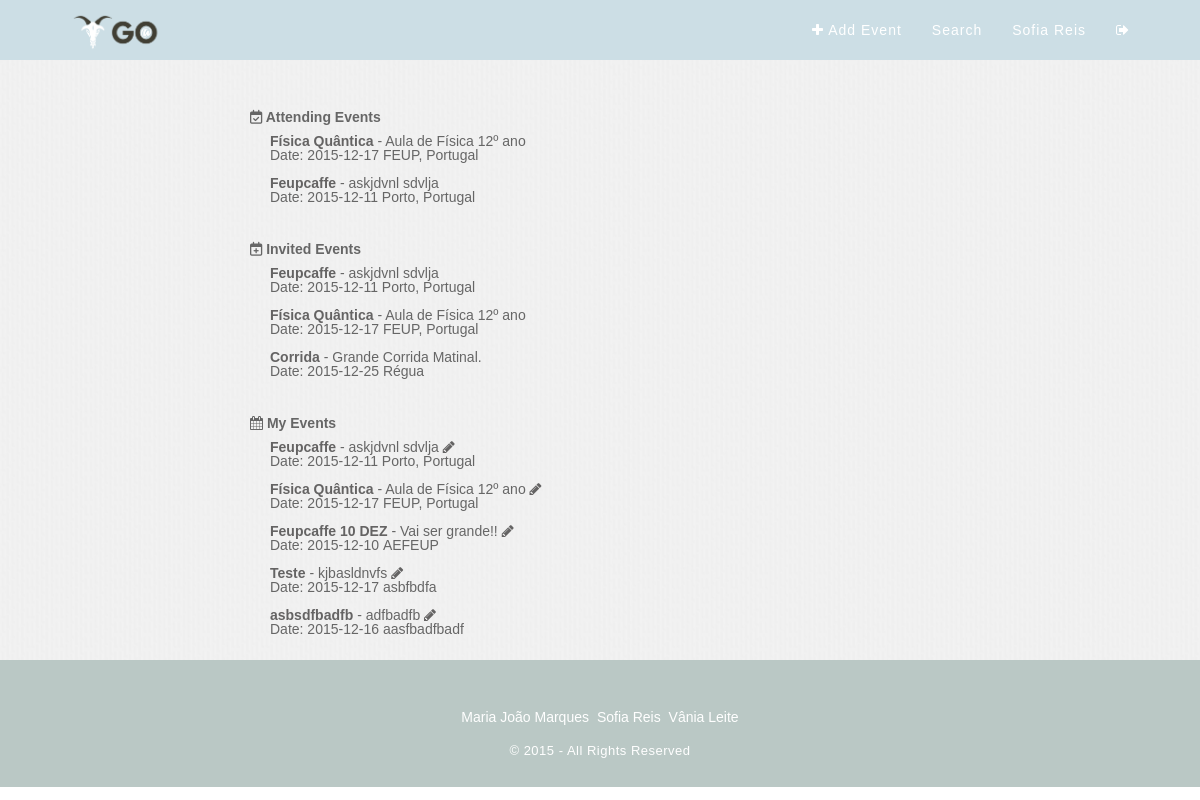
Screenshot of /?pagina=userPage (signed in) with the database file from the repository.
### tables this page shows
CREATE TABLE "Event" (
	`idEvent`	INTEGER PRIMARY KEY AUTOINCREMENT,
	`name`	TEXT NOT NULL,
	`description`	TEXT NOT NULL,
	`idImage`	INTEGER,
	`idType`	INTEGER,
	`date`	TEXT NOT NULL,
	`idUser`	INTEGER NOT NULL,
	`public`	INTEGER DEFAULT 0,
	`local`	TEXT
);

### php/loadEvent.php (called while the page is built, shortened)
<?
try {
  $db = new PDO('sqlite:./db/dboltw.db');
  $db->setAttribute(PDO::ATTR_ERRMODE, PDO::ERRMODE_EXCEPTION);
} catch (PDOException $e) {
    print "Error!: " . $e->getMessage() . "<br/>";
    die();
}
function getEventInfo($id){
  try{
    global $db;
    $stmt=$db->prepare("SELECT * FROM Event WHERE idEvent=:event_id");
    $stmt->bindValue(':event_id',$id,PDO::PARAM_STR);
    $found=$stmt->execute();
    $columns=$stmt->fetch();
    return $columns;
  }catch(PDOException $e){
    if(isset($_SESSION['user_id'])){
      $log=$e->getMessage()." ___Date=".date("Y-m-d")." ___ idUser=".$_SESSION['user_id'].PHP_EOL;
    }else{
      $log=$e->getMessage()." ___Date= ".date("Y-m-d")."\n";
    }
    error_log($log,3,"../error.log");
    return -1;
  }
}
function getEventGo($id){
  try{
    global $db;
    $stmt=$db->prepare("SELECT * FROM EventGo WHERE idUser=:id");
    $stmt->bindValue(':id',$id);
    $query = $stmt->execute();
    $result= $stmt->fetchAll();
    return $result;
  }
  catch(PDOException $e){
    if(isset($_SESSION['user_id'])){
      $log=$e->getMessage()." ___Date=".date("Y-m-d")." ___ idUser=".$_SESSION['user_id'].PHP_EOL;
    }else{
      $log=$e->getMessage()." ___Date= ".date("Y-m-d")."\n";
    }
    error_log($log,3,"../error.log");
    return -1;
  }
}
function getUserEvents($id){
  try{
    global $db;
    $stmt=$db->prepare("SELECT * FROM Event WHERE idUser=:id");
    $stmt->bindValue(':id',$id);
    $query = $stmt->execute();
    $result= $stmt->fetchAll();
    return $result;
  }
  catch(PDOException $e){
    if(isset($_SESSION['user_id'])){
      $log=$e->getMessage()." ___Date=".date("Y-m-d")." ___ idUser=".$_SESSION['user_id'].PHP_EOL;
    }else{
      $log=$e->getMessage()." ___Date= ".date("Y-m-d")."\n";
    }
    error_log($log,3,"../error.log");
    return -1;
  }
}
function getInvitedEvent($id){
  try{
    global $db;
    $stmt=$db->prepare("SELECT * FROM EventInvite WHERE idUser = :id;");
    $stmt->bindValue(':id',$id);
    $query = $stmt->execute();
    $result= $stmt->fetchAll();
    return $result;
  }
  catch(PDOException $e){
    if(isset($_SESSION['user_id'])){
      $log=$e->getMessage()." ___Date=".date("Y-m-d")." ___ idUser=".$_SESSION['user_id'].PHP_EOL;
    }else{
      $log=$e->getMessage()." ___Date= ".date("Y-m-d")."\n";
    }
    error_log($log,3,"../error.log");
    return -1;
  }
}
$eventsGo = getEventGo($_SESSION['user_id']);
$userEvents = getUserEvents($_SESSION['user_id']);
$invitedEvents = getInvitedEvent($_SESSION['user_id']);
?>

### template/userPage.php (the view)
<? include_once 'php/loadEvent.php'; ?>
<section class="billboard-body-userpage">
<h1 id="userpageTitle"><span><i class="fa fa-calendar-check-o"></i> Attending Events </span></h1>
<div id="userEvents">
<?php
if(!empty($eventsGo)){
		for($i=0; $i < count($eventsGo); ++$i)
		{
				$event = getEventInfo($eventsGo[$i]['idEvent']);
					echo '<a href="./?pagina=showEvent&id='.$event['idEvent'].'""><span><b>'.$event['name'].'</b></span></a> - '.$event['description'].'<br><span>Date:&nbsp;'.$event['date'].'</span>&nbsp;'.$event['local'].'<br><br>';
		}
	}
	else{
	echo 'No events to attend.';
	}
?>
</div>
<br>
<h1 id="userpageTitle"><span><i class="fa fa-calendar-plus-o"></i></i> Invited Events </span></h1>
<div id="userEvents">
<?php
if(!empty($invitedEvents)){
		for($i=0; $i < count($invitedEvents); ++$i)
		{
				$event = getEventInfo($invitedEvents[$i]['idEvent']);
					echo '<a href="./?pagina=showEvent&id='.$event['idEvent'].'""><span><b>'.$event['name'].'</b></span></a> - '.$event['description'].'
				 <br><span>Date:&nbsp;'.$event['date'].'</span>&nbsp;'.$event['local'].'<br><br>';
		}
	}
	else{
				echo 'You don\'t have invites for other events.';
				}
?>
</div>
<br>
<h1 id="userpageTitle"><span><i class="fa fa-calendar"></i></i> My Events </span></h1>
<div id="userEvents">
<?php
if(!empty($userEvents)){
		for($i=0; $i < count($userEvents); ++$i)
		{
				$event = getEventInfo($userEvents[$i]['idEvent']);
					echo '<a href="./?pagina=showEvent&id='.$event['idEvent'].'""><span><b>'.$event['name'].'</b></span></a> - '.$event['description'].'
				  <a href="./?pagina=editEvent&id='.$event['idEvent'].'"><i class="fa fa-pencil"></i></a><br><span>Date:&nbsp;'.$event['date'].'</span>&nbsp;'.$event['local'].'<br><br>';
		}
	}
else{
					echo '<a href="./?pagina=createEvent">You don\'t have any event yet. Please, create one now.</a>';
				}
?>
</div>
</section>

### template/header.php (shortened to what this page needs)
<!DOCTYPE html>
<html>
<head>
  <link href="https://code.jquery.com/ui/1.10.4/themes/ui-lightness/jquery-ui.css" rel="stylesheet">
  <link rel="stylesheet" type="text/css" href="css/sweetalert.css">
  <link href="css/reset.css" rel="stylesheet">
  <link href= "css/main.css" rel="stylesheet" >
  <link href="font-awesome-4.1.0/css/font-awesome.min.css" rel="stylesheet" type="text/css">
  <link rel="stylesheet" href="path/to/font-awesome/css/font-awesome.min.css">
  <link rel="stylesheet" href="https://netdna.bootstrapcdn.com/font-awesome/4.0.3/css/font-awesome.min.css" />
  <link rel="stylesheet" href="https://maxcdn.bootstrapcdn.com/font-awesome/4.5.0/css/font-awesome.min.css">
</head>
<body>
  <section class="billboard-header">
    <header id="header_geral">
      <div class="wrapper">
        <a href="./"><img src="img/logo_goat.png" class="h_logo" alt="" title=""></a>
        <nav>
          <?php
          if(isset($_SESSION['username'])){ ?>
          <ul class="main_nav">
            <li><a href="./?pagina=createEvent"><i class="fa fa-plus"></i> Add Event</a></li>
            <li><a href="./?pagina=searchEvents">Search</a></li>
              <li><a href="./?pagina=userPage"><p><?php echo $_SESSION['firstname']; ?> <?php echo $_SESSION['lastname']; ?></p></a></li>
              <li><a href="./php/action_logout.php"><span class="icon"><i class="fa fa-sign-out"></i></span></a></li>
            </ul>
            <?php }?>
          </nav>
        </div>
      </header>
    </section>

### index.php
<?php
include 'template/header.php';
if (isset ( $_GET ['pagina'] ))
{
	 $url = 'template/' . $_GET['pagina'] . '.php';
	 include  $url;
}
else
{
 	include 'template/home.php';
}
include 'template/footer.php';
?>

### template/footer.php
<footer>
		<nav>
			<ul>
				<li><a href="#">Maria João Marques</a></li>
				<li><a href="#">Sofia Reis</a></li>
				<li><a href="#">Vânia Leite</a></li>
			</ul>
		</nav>
		<p class="rights">© 2015 - All Rights Reserved</p>
	</footer>
</body>
</html>

### css/main.css (style rules this page uses)
#header_geral { width: 100%; height: auto; background-color: rgba(0, 93, 125, 0.2) !important; z-index: 9999; }
#header_geral .h_logo { float: left; width: 9%; margin-top: 13px; }
#header_geral nav { float: right; margin-top: 23px; overflow: hidden; }
#header_geral nav ul li { float: left; margin-left: 30px; }
#header_geral nav ul li a { text-decoration: none; color: white; letter-spacing: 1px; }
.billboard-body-userpage { width: auto; height: 500px; padding-left: 250px; padding-right: 250px; padding-bottom: 50px; padding-top: 50px; background: url('../img/pattern.jpg') center fixed; background-size: cover; -webkit-background-size: cover; -moz-background-size: cover; -o-background-size: cover; }
.billboard-header { width: 100%; height: 60px; background: rgba(0, 93, 125, 0.2) !important ; background-size: cover; -webkit-background-size: cover; -moz-background-size: cover; -o-background-size: cover; }
footer { width: 100%; padding: 30px 0; background-color: rgba(179,194,191,0.9); text-align: center; height: 100% }
footer nav { width: 100%; }
footer nav ul li { list-style: none; display: inline-block; margin: 20px 0 20px 0; }
footer nav ul li a { text-decoration: none; color: white; font-size: 14px; padding:2px; }
footer .rights { color: white; font-size: 13px; letter-spacing: .5px; }
.wrapper { width: 1060px; height: auto; margin: 0 auto; }
footer nav ul li a, footer .rights a, header nav ul li a, .call_to_action a.cta_btn, .testimonials a.author, .newsletter .submit_nl { transition: .2s linear; -webkit-transition: .2s linear; -moz-transition: .2s linear; -o-transition: .2s linear; }
body { font-family: 'Source Sans Pro', sans-serif; font-size: 14px; color: #666; }
#userpageTitle { size: 20%; }
#userEvents { padding-left: 20px; padding-bottom: 10px; padding-top: 10px; }
#userEvents a { color: #646363; text-decoration: none; }

### rows the page displays
event: name "Física Quântica", description "Aula de Física 12º ano", date "2015-12-17", local "FEUP, Portugal"
event: name "Feupcaffe", description "askjdvnl sdvlja", date "2015-12-11", local "Porto, Portugal"
event: name "Corrida", description "Grande Corrida Matinal.", date "2015-12-25", local "Régua"
event: name "Feupcaffe 10 DEZ", description "Vai ser grande!!", date "2015-12-10", local "AEFEUP"
event: name "Teste", description "kjbasldnvfs", date "2015-12-17", local "asbfbdfa"
event: name "asbsdfbadfb", description "adfbadfb", date "2015-12-16", local "aasfbadfbadf"

### other values shown
$_SESSION['firstname'] "Sofia"
$_SESSION['lastname'] "Reis"
